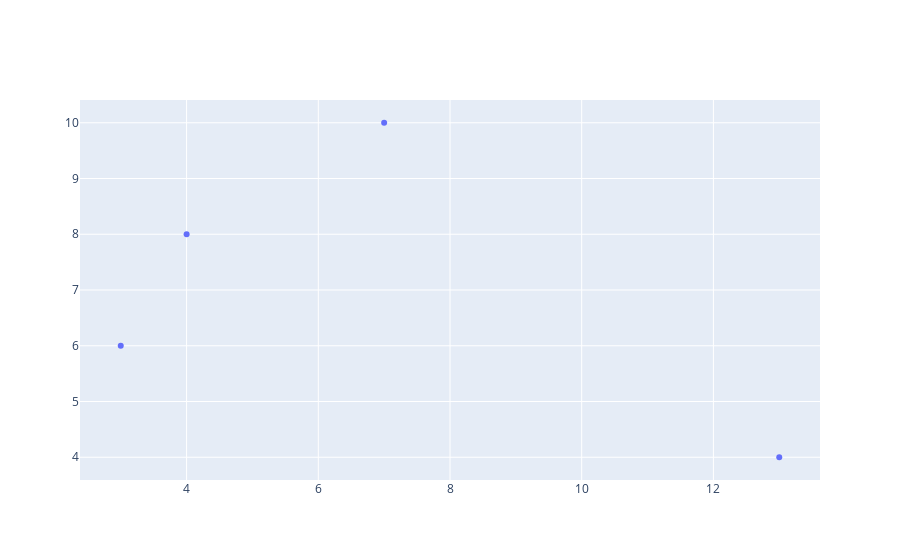

Notebook code cell kept with this figure:
### Code cell
fig = go.Figure(go.Scatter(x = x, y = y, mode = "markers"))
fig.show()

### Figure 1 — Plotly figure (JSON) as saved in the notebook; plotly's stock layout.template omitted (floating-point values rounded to 4 significant figures)
{"data": [{"mode": "markers", "type": "scatter", "x": [13, 3, 4, 7], "y": [4, 6, 8, 10]}], "layout": {"autosize": true, "xaxis": {"autorange": true, "range": [2.373, 13.63], "type": "linear"}, "yaxis": {"autorange": true, "range": [3.505, 10.5], "type": "linear"}}}
